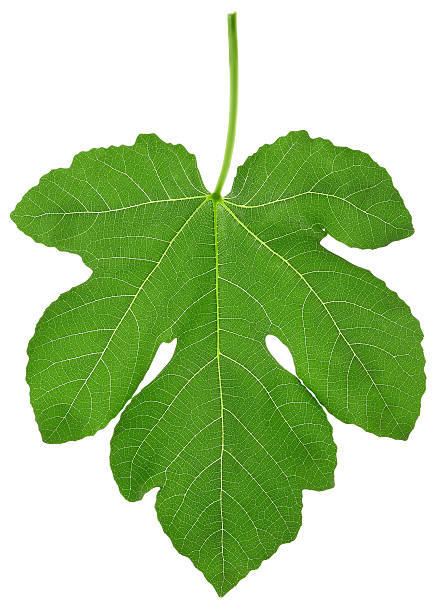
#> input picture img/folha_1.jpg, 438 x 612 px
$ jupyter execute opencv.ipynb
#> lines starting #> are read from the running program, lines starting #| are printed output that depends on the picture; after the words box and inside, x2 and y2 are one past the last pixel; in counts of white or black regions, pixels touching at a corner belong together
[cell 1]
import cv2
import matplotlib.pyplot as plt
# from google.colab.patches import cv2_imshow (colocar quando estiver usando o colab)

# Carregar a imagem
imagem = cv2.imread('img/folha_1.jpg')
#> imagem is the input picture: shape (612, 438, 3); mean B, G, R 151.9, 204.7, 175.5
print(f"Matriz da imagem: {imagem}")  # Imprime a matriz da imagem
#> (printed output is left out)

# verificar se a imagem foi carregada corretamente
if imagem is None:
    print("Erro ao carregar a imagem.")
else:
    print(f"Dimensões da imagem: {imagem.shape}")
#| Dimensões da imagem: (612, 438, 3)

# Converter de BRG (padrão do OpenCV) para RGB (padrão do Matplotlib)
img_rgb = cv2.cvtColor(imagem, cv2.COLOR_BGR2RGB)

# Mostrar a imagem usando Matplotlib
plt.imshow(img_rgb)
plt.axis('off')  # Ocultar os eixos
plt.show()

# Mostra a imgem usando cv2_imshow (colocar quando estiver usando o colab)
# cv2_imshow(imagem)

[cell 2]
# Criar uma cópia da imagem e salvar a cópia com o nome "copia_folha_1.jpg"
if imagem is not None:
    imagem_copia = imagem.copy()
    cv2.imwrite('img/copia_folha_1.jpg', imagem_copia)
    print("Cópia da imagem salva com sucesso.")
else:
    print("Não foi possível criar a cópia da imagem porque a imagem original não foi carregada.")

[cell 3]
# Definindo a imagem
fig = plt.figure(figsize=(12, 12))

# Separando apenas o canal vermelho (Red)
ax = fig.add_subplot(1, 3, 3)
ax.set_title('Canal Vermelho (Red)')
ax.imshow(imagem[:, :, 2], cmap='gray')  # O canal vermelho é o índice 2
ax.set_xticks([])
ax.set_yticks([])

# Separando apenas o canal verde (Green)
ax = fig.add_subplot(1, 3, 2)
ax.set_title('Canal Verde (Green)')
ax.imshow(imagem[:, :, 1], cmap='gray')  # O canal verde é o índice 1
ax.set_xticks([])
ax.set_yticks([])

# Separando apenas o canal azul (Blue)
ax = fig.add_subplot(1, 3, 1)
ax.set_title('Canal Azul (Blue)')
ax.imshow(imagem[:, :, 0], cmap='gray')  # O canal azul é o índice 0
ax.set_xticks([])
ax.set_yticks([])
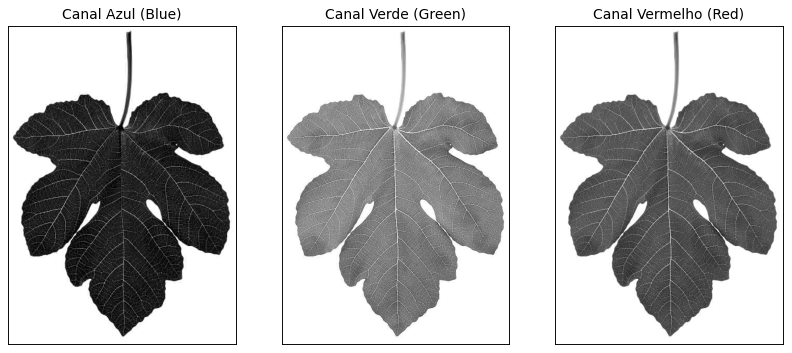
#> figure drawn by matplotlib, 3 panels

[cell 4]
# Alterando cor de pixel específico (exemplo: alterar o pixel na posição (100, 100) para vermelho puro)

if imagem is not None:
    pixel_original = imagem[100, 100] # indexação começa em 0
#> pixel_original = [255, 255, 255]
    print(f"Valor original do pixel (100, 100): {pixel_original}")
#| Valor original do pixel (100, 100): [255 255 255]
    imagem[100, 100] = [0, 0, 255]  # Define o pixel para vermelho puro (BGR)
#> imagem: shape (612, 438, 3); under 0.01% of pixels changed, all inside (x1, y1, x2, y2) = (100, 100, 101, 101)
    plt.imshow(cv2.cvtColor(imagem, cv2.COLOR_BGR2RGB))  # Mostrar a imagem alterada
    print("Pixel alterado para vermelho puro.")
else:
    print("Não foi possível alterar o pixel porque a imagem não foi carregada.")

[cell 5]
# Definir ROI (Região de interesse) de linhas

if imagem is not None:
    roi = imagem[50:150, 50:150]  # Define a ROI como um quadrado de 100x100 pixels
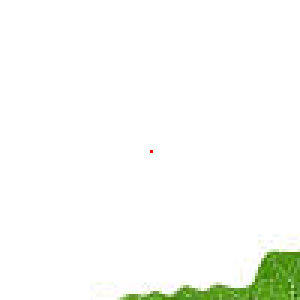
#> roi: shape (100, 100, 3) (shown 3 times larger); mean B, G, R 246.5, 251, 248.7
    print(f"ROI definida com sucesso. Dimensões da ROI: {roi.shape}")
#| ROI definida com sucesso. Dimensões da ROI: (100, 100, 3)
    plt.imshow(cv2.cvtColor(roi, cv2.COLOR_BGR2RGB))  # Mostrar a ROI

    # Alterar a ROI para vermelho puro
    imagem[50:150, 50:150] = [0, 0, 255]  # Define a ROI para vermelho puro (BGR)
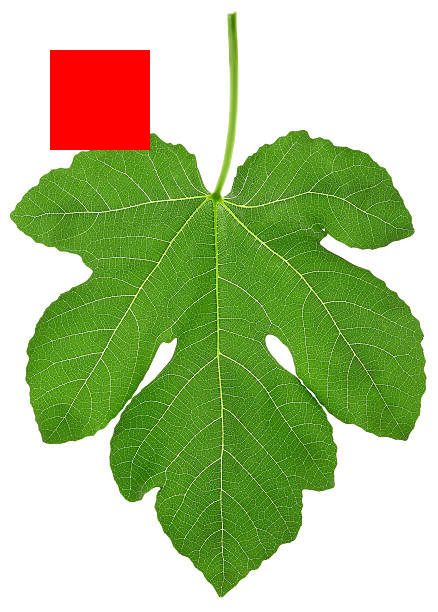
#> imagem: shape (612, 438, 3); mean B, G, R 142.7, 195.3, 175.7
    plt.imshow(cv2.cvtColor(imagem, cv2.COLOR_BGR2RGB))  # Mostrar a imagem com a ROI alterada
    print("ROI alterada para vermelho puro.")
else:
    print("Não foi possível definir a ROI porque a imagem não foi carregada.")
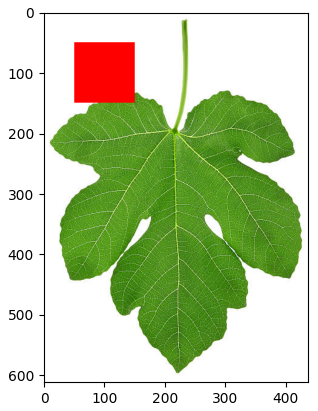
#> figure drawn by matplotlib, 1 panel
